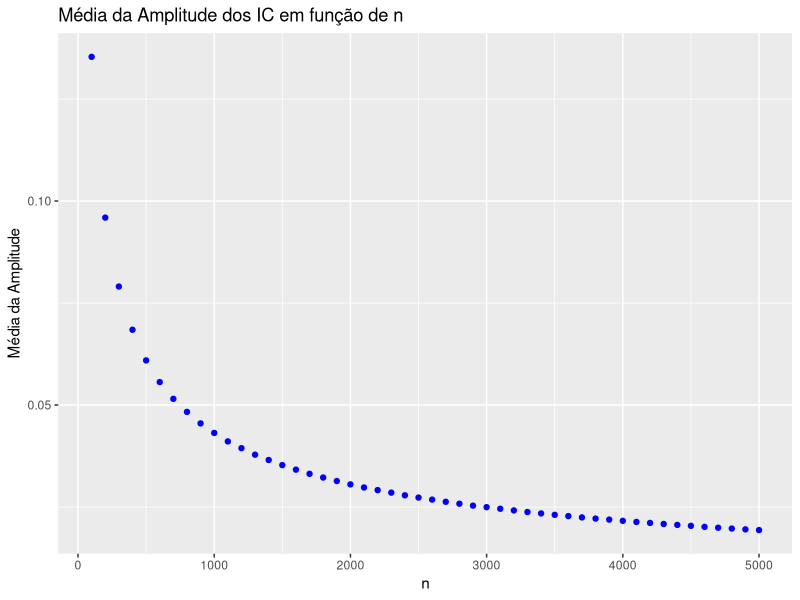

Here is the R script that generated this plot:
library("readxl")
library("tidyverse")
library("reshape2")
set.seed(680)

n = c(1:50)*100
m = 1000
lambda = 2.48
conf = 0.91
alpha = 1-conf

x <- qnorm(conf + alpha/2)

df=data.frame()

for (i in n) {
  amp = 0
  for (j in 1:m) { 
    amostra <- rexp(i, lambda)
    
    a <- mean(amostra) + x * sd(amostra) / sqrt(i)
    b <- mean(amostra) - x * sd(amostra) / sqrt(i)
    amp <- amp + (a-b)
  }
  amp <- amp / m
  df = rbind(df, c(i, amp))
}
names(df)[1] <- 'n'
names(df)[2] <- 'MA'
ggplot() + geom_point(data=df, aes(x=n, y = MA), color = "blue") +
           labs(title = "Média da Amplitude dos IC em função de n",x = "n",y="Média da Amplitude")
